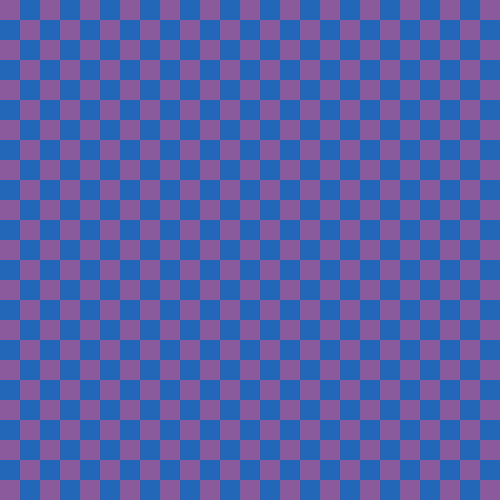

A 2D game scene composited from a Tiled map and its tileset images. What follows is a short description and the map's XML, with every tile layer's data as written:
An orthogonal 25x25 tile map with 20x20 px tiles, 1 tile layer (Tile Layer 1), 2 tilesets.

<map version="1.10" tiledversion="1.12.2" orientation="orthogonal" renderorder="right-down" width="25" height="25" tilewidth="20" tileheight="20" infinite="0" nextlayerid="2" nextobjectid="1">
 <tileset firstgid="1" source="Cyber_city.tsx" />
 <tileset firstgid="4236" source="Sidewalk_full.tsx" />
 <layer id="1" name="Tile Layer 1" width="25" height="25">
  <data encoding="csv">
52,4236,52,4236,52,4236,52,4236,52,4236,52,4236,52,4236,52,4236,52,4236,52,4236,52,4236,52,4236,52,
4236,107,4236,107,4236,107,4236,107,4236,107,4236,107,4236,107,4236,107,4236,107,4236,107,4236,107,4236,107,4236,
52,4236,52,4236,52,4236,52,4236,52,4236,52,4236,52,4236,52,4236,52,4236,52,4236,52,4236,52,4236,52,
4236,107,4236,107,4236,107,4236,107,4236,107,4236,107,4236,107,4236,107,4236,107,4236,107,4236,107,4236,107,4236,
52,4236,52,4236,52,4236,52,4236,52,4236,52,4236,52,4236,52,4236,52,4236,52,4236,52,4236,52,4236,52,
4236,107,4236,107,4236,107,4236,107,4236,107,4236,107,4236,107,4236,107,4236,107,4236,107,4236,107,4236,107,4236,
52,4236,52,4236,52,4236,52,4236,52,4236,52,4236,52,4236,52,4236,52,4236,52,4236,52,4236,52,4236,52,
4236,107,4236,107,4236,107,4236,107,4236,107,4236,107,4236,107,4236,107,4236,107,4236,107,4236,107,4236,107,4236,
52,4236,52,4236,52,4236,52,4236,52,4236,52,4236,52,4236,52,4236,52,4236,52,4236,52,4236,52,4236,52,
4236,107,4236,107,4236,107,4236,107,4236,107,4236,107,4236,107,4236,107,4236,107,4236,107,4236,107,4236,107,4236,
52,4236,52,4236,52,4236,52,4236,52,4236,52,4236,52,4236,52,4236,52,4236,52,4236,52,4236,52,4236,52,
4236,107,4236,107,4236,107,4236,107,4236,107,4236,107,4236,107,4236,107,4236,107,4236,107,4236,107,4236,107,4236,
52,4236,52,4236,52,4236,52,4236,52,4236,52,4236,52,4236,52,4236,52,4236,52,4236,52,4236,52,4236,52,
4236,107,4236,107,4236,107,4236,107,4236,107,4236,107,4236,107,4236,107,4236,107,4236,107,4236,107,4236,107,4236,
52,4236,52,4236,52,4236,52,4236,52,4236,52,4236,52,4236,52,4236,52,4236,52,4236,52,4236,52,4236,52,
4236,107,4236,107,4236,107,4236,107,4236,107,4236,107,4236,107,4236,107,4236,107,4236,107,4236,107,4236,107,4236,
52,4236,52,4236,52,4236,52,4236,52,4236,52,4236,52,4236,52,4236,52,4236,52,4236,52,4236,52,4236,52,
4236,107,4236,107,4236,107,4236,107,4236,107,4236,107,4236,107,4236,107,4236,107,4236,107,4236,107,4236,107,4236,
52,4236,52,4236,52,4236,52,4236,52,4236,52,4236,52,4236,52,4236,52,4236,52,4236,52,4236,52,4236,52,
4236,107,4236,107,4236,107,4236,107,4236,107,4236,107,4236,107,4236,107,4236,107,4236,107,4236,107,4236,107,4236,
52,4236,52,4236,52,4236,52,4236,52,4236,52,4236,52,4236,52,4236,52,4236,52,4236,52,4236,52,4236,52,
4236,107,4236,107,4236,107,4236,107,4236,107,4236,107,4236,107,4236,107,4236,107,4236,107,4236,107,4236,107,4236,
52,4236,52,4236,52,4236,52,4236,52,4236,52,4236,52,4236,52,4236,52,4236,52,4236,52,4236,52,4236,52,
4236,107,4236,107,4236,107,4236,107,4236,107,4236,107,4236,107,4236,107,4236,107,4236,107,4236,107,4236,107,4236,
52,4236,52,4236,52,4236,52,4236,52,4236,52,4236,52,4236,52,4236,52,4236,52,4236,52,4236,52,4236,52
</data>
 </layer>
</map>
